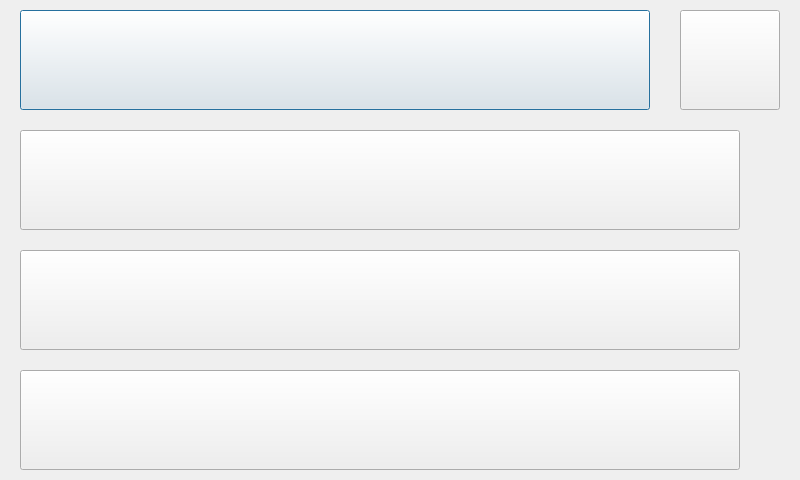
<?xml version="1.0" encoding="UTF-8"?>
<ui version="4.0">
 <class>datafilemenu405form</class>
 <widget class="QDialog" name="datafilemenu405form">
  <property name="geometry">
   <rect>
    <x>0</x>
    <y>0</y>
    <width>800</width>
    <height>480</height>
   </rect>
  </property>
  <property name="windowTitle">
   <string>Dialog</string>
  </property>
  <widget class="QPushButton" name="currentFile">
   <property name="geometry">
    <rect>
     <x>20</x>
     <y>10</y>
     <width>630</width>
     <height>100</height>
    </rect>
   </property>
   <property name="text">
    <string/>
   </property>
   <property name="icon">
    <iconset resource="../../resources.qrc">
     <normaloff>:/Buttons/select_current_file.jpg</normaloff>:/Buttons/select_current_file.jpg</iconset>
   </property>
   <property name="iconSize">
    <size>
     <width>630</width>
     <height>100</height>
    </size>
   </property>
  </widget>
  <widget class="QPushButton" name="allFile">
   <property name="geometry">
    <rect>
     <x>20</x>
     <y>130</y>
     <width>720</width>
     <height>100</height>
    </rect>
   </property>
   <property name="text">
    <string/>
   </property>
   <property name="icon">
    <iconset resource="../../resources.qrc">
     <normaloff>:/Buttons/Select_All_Files.jpg</normaloff>:/Buttons/Select_All_Files.jpg</iconset>
   </property>
   <property name="iconSize">
    <size>
     <width>720</width>
     <height>100</height>
    </size>
   </property>
  </widget>
  <widget class="QPushButton" name="browse">
   <property name="geometry">
    <rect>
     <x>20</x>
     <y>250</y>
     <width>720</width>
     <height>100</height>
    </rect>
   </property>
   <property name="text">
    <string/>
   </property>
   <property name="icon">
    <iconset resource="../../resources.qrc">
     <normaloff>:/Buttons/Browse.jpg</normaloff>:/Buttons/Browse.jpg</iconset>
   </property>
   <property name="iconSize">
    <size>
     <width>720</width>
     <height>100</height>
    </size>
   </property>
  </widget>
  <widget class="QPushButton" name="cancel">
   <property name="geometry">
    <rect>
     <x>20</x>
     <y>370</y>
     <width>720</width>
     <height>100</height>
    </rect>
   </property>
   <property name="text">
    <string/>
   </property>
   <property name="icon">
    <iconset resource="../../resources.qrc">
     <normaloff>:/Buttons/Cancel.jpg</normaloff>:/Buttons/Cancel.jpg</iconset>
   </property>
   <property name="iconSize">
    <size>
     <width>720</width>
     <height>100</height>
    </size>
   </property>
  </widget>
  <widget class="QPushButton" name="Home">
   <property name="geometry">
    <rect>
     <x>680</x>
     <y>10</y>
     <width>100</width>
     <height>100</height>
    </rect>
   </property>
   <property name="text">
    <string/>
   </property>
   <property name="icon">
    <iconset resource="../../resources.qrc">
     <normaloff>:/Buttons/button_home.jpg</normaloff>:/Buttons/button_home.jpg</iconset>
   </property>
   <property name="iconSize">
    <size>
     <width>100</width>
     <height>100</height>
    </size>
   </property>
  </widget>
 </widget>
 <resources>
  <include location="../../resources.qrc"/>
 </resources>
 <connections/>
</ui>
